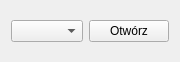
<?xml version="1.0" encoding="UTF-8"?>
<ui version="4.0">
 <class>CommunicationWidget</class>
 <widget class="QWidget" name="CommunicationWidget">
  <property name="geometry">
   <rect>
    <x>0</x>
    <y>0</y>
    <width>170</width>
    <height>62</height>
   </rect>
  </property>
  <property name="windowTitle">
   <string>Form</string>
  </property>
  <layout class="QVBoxLayout" name="verticalLayout">
   <item>
    <layout class="QHBoxLayout" name="horizontalLayout">
     <item>
      <widget class="QComboBox" name="portListComboBox"/>
     </item>
     <item>
      <widget class="QPushButton" name="OpenButton">
       <property name="text">
        <string>Otwórz</string>
       </property>
       <property name="checkable">
        <bool>true</bool>
       </property>
      </widget>
     </item>
    </layout>
   </item>
  </layout>
 </widget>
 <resources/>
 <connections/>
</ui>
